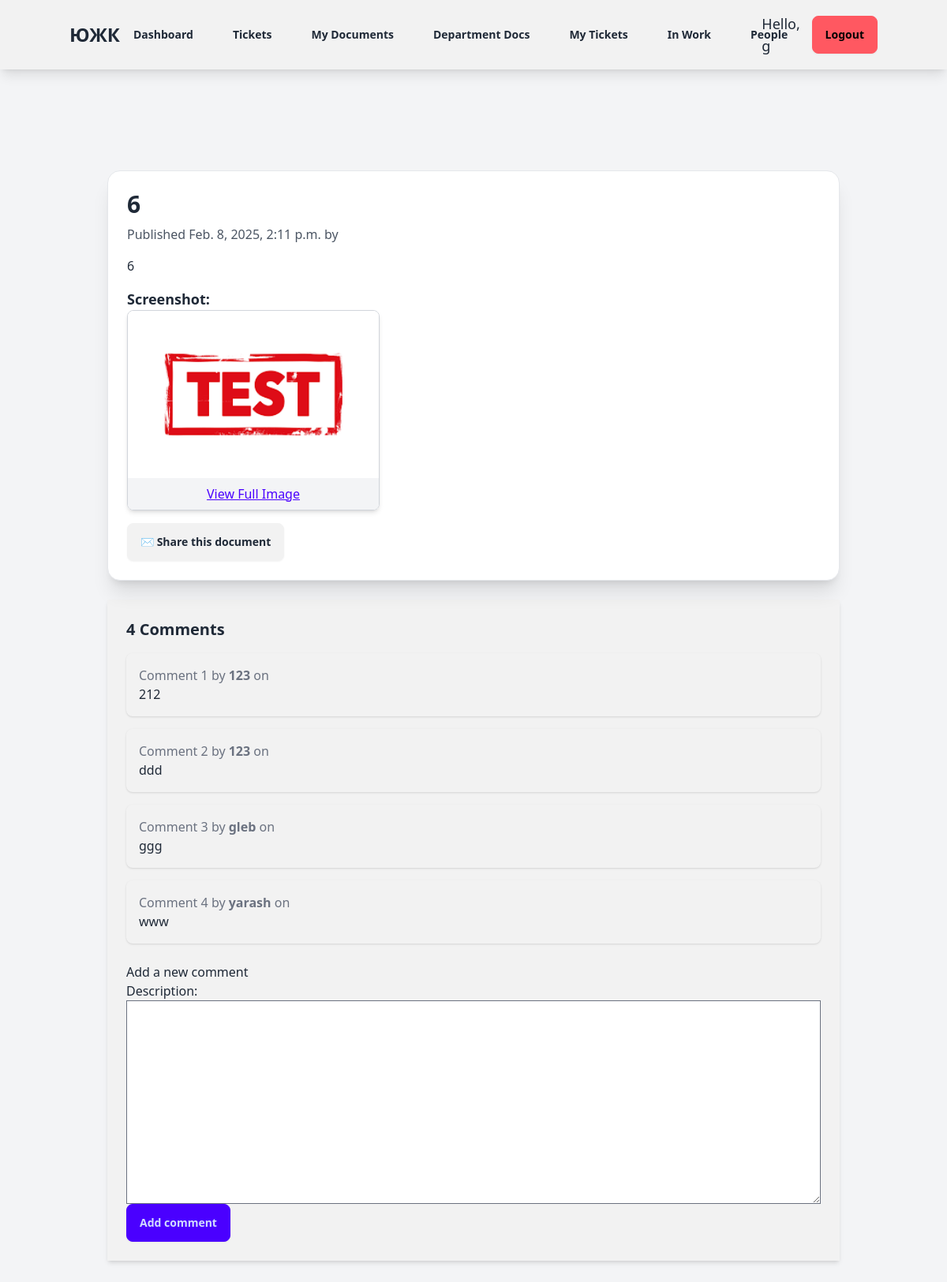
The app's page /TD/2025/2/8/6/ (signed in) with its own data.
### account/models.py (models this page shows)
class CustomUser(AbstractUser):
    department = models.ForeignKey(Department, on_delete=models.SET_NULL, null=True, blank=True)
    position = models.ForeignKey(Position, on_delete=models.SET_NULL, null=True, blank=True, related_name="users")

### blog/models.py (models this page shows, shortened)
class TurnoverDocument(models.Model):
    class Status(models.TextChoices):
        DRAFT = 'DF', 'Draft'
        PUBLISHED = 'PB', 'Published'
    objects = models.Manager()
    published = PublishedManager()
    title = models.CharField(max_length=255)
    description = models.TextField(blank=True, null=True)
    author = models.ForeignKey(settings.AUTH_USER_MODEL, on_delete=models.CASCADE, related_name='document_post')
    created_at = models.DateTimeField(auto_now_add=True)
    updated_at = models.DateTimeField(auto_now=True)
    publish_by = models.DateTimeField(default=timezone.now)
    document_type = models.ForeignKey(document_types, on_delete=models.CASCADE)
    document_file = models.FileField(upload_to='blog/static/images/', null=True, blank=True)
    slug = models.SlugField(max_length=250, unique_for_date='publish_by')
    status = models.CharField(
        max_length=2,
        choices=Status.choices,
        default=Status.DRAFT
    )
    tags = TaggableManager()
    folder = models.ForeignKey(Folder, on_delete=models.SET_NULL, null=True, blank=True, related_name="documents")
    class Meta:
        ordering = ['-publish_by']
        indexes = [models.Index(fields=['-publish_by'])]

class Comment(models.Model):
    document = models.ForeignKey(TurnoverDocument, on_delete=models.CASCADE, related_name='comments')
    name = models.CharField(max_length=80)
    email = models.EmailField()
    description = models.TextField()
    created_at = models.DateTimeField(auto_now_add=True)
    updated_at = models.DateTimeField(auto_now=True)
    active = models.BooleanField(default=True)
    class Meta:
        ordering=['created_at']
        indexes = [models.Index(fields=['created_at'])]

### blog/views.py (the view)
# urls.py: path('<int:year>/<int:month>/<int:day>/<slug:TD>/', views.TD_detail, name='TD_detail'),
@login_required
def TD_detail(request, year, month, day, TD):
    single_document = get_object_or_404(
        TurnoverDocument,
        status=TurnoverDocument.Status.PUBLISHED,
        slug=TD,
        publish_by__year=year,
        publish_by__month=month,
        publish_by__day=day
    )
    comments = single_document.comments.filter(active=True)
    form = CommentForm()
    return render(request, 'blog/TD/detail.html', {'single_document': single_document,'form': form, 'comments':comments})

### blog/forms.py
class CommentForm(forms.ModelForm):
    class Meta:
        model = Comment
        fields = ['description']

### templates/blog/TD/detail.html (shortened to what this page needs)
{% extends "blog/base.html" %}
{% load static %}
{% block content %}
<div class="container mx-auto p-6">
    <div class="card bg-base-100 shadow-xl border border-gray-200 p-6">
        <h1 class="text-3xl font-bold mb-2">{{ single_document.title }}</h1>
        <p class="text-gray-600">Published {{ single_document.publish_by }} by {{ single_document.auther }}</p>
        <div class="mt-4 text-gray-800">{{ single_document.description|linebreaks }}</div>
        {% if single_document.document_file %}
            <div class="mt-4">
                <h3 class="text-lg font-semibold">Screenshot:</h3>
                <div class="border border-gray-300 rounded-lg overflow-hidden shadow-md max-w-xs">
                    <img src="{{ single_document.document_file.url }}" alt="Ticket Screenshot" class="w-full h-auto">
                    <div class="p-2 bg-gray-100 text-center">
                        <a href="{{ single_document.document_file.url }}" target="_blank" class="link link-primary">View Full Image</a>
                    </div>
                </div>
            </div>
        {% endif %}
        {% if request.user.is_authenticated %}
        <div class="mt-4">
            <a href="{% url 'TD:send_email' single_document.id %}" class="btn base-100">✉ Share this document</a>
        </div>
        {% endif %}
    </div>
    <div class="mt-6 bg-base-200 p-6 rounded-xl shadow-md">
        {% with comments.count as total_comments %}
            <h2 class="text-xl font-semibold text-accent">{{ total_comments }} Comment{{ total_comments|pluralize }}</h2>
        {% endwith %}
        <div class="mt-4 space-y-4">
            {% for comment in comments %}
                <div class="p-4 bg-white shadow rounded-lg">
                    <p class="text-sm text-gray-500">Comment {{ forloop.counter }} by <strong>{{ comment.name }}</strong> on {{ comment.created }}</p>
                    <div class="text-gray-800">{{ comment.description|linebreaks }}</div>
                </div>
            {% empty %}
                <p class="text-gray-500">There are no comments.</p>
            {% endfor %}
        </div>
        {% if request.user.is_authenticated %}
            <div class="mt-6">
                {% include "blog/TD/includes/comment_form.html" %}
            </div>
        {% endif %}
    </div>
</div>
{% endblock %}

### templates/blog/base.html (shortened to what this page needs)
{% load static %}
{% load tailwind_tags %}
<!DOCTYPE html>
<html lang="ru">
<head>
    {% tailwind_css %}
</head>
<body class="bg-gray-100">
    <nav class="navbar bg-base-200 shadow-lg p-4">
        <div class="container mx-auto flex justify-between items-center">
            <a href="http://127.0.0.1:8000/TD/" class="text-2xl font-bold">ЮЖК</a>
            {% if request.user.is_authenticated %}
            <div class="hidden md:flex space-x-4">
                <a href="{% url 'account:dashboard' %}" class="btn btn-ghost">Dashboard</a>
                <a href="{% url 'tickets:ticket_list' %}" class="btn btn-ghost">Tickets</a>
                <a href="{% url 'TD:user_documents_and_folders' %}" class="btn btn-ghost">My Documents</a>
                <a href="{% url 'TD:documents_by_department' %}" class="btn btn-ghost">Department Docs</a>
                <a href="{% url 'tickets:ticket_list_created_by' %}" class="btn btn-ghost">My Tickets</a>
                <a href="{% url 'tickets:ticket_list_accepted_by' %}" class="btn btn-ghost">In Work</a>
                <a href="#" class="btn btn-ghost">People</a>
            </div>
            <div class="flex items-center space-x-2">
                <span class="text-lg">Hello, {{ request.user.first_name|default:request.user.username }}</span>
                <form action="{% url 'account:logout' %}" method="post">
                    <button type="submit" class="btn btn-error">Logout</button>
                </form>
            </div>
            {% else %}
            <a href="{% url 'account:login' %}" class="btn btn-primary">Log-in</a>
            {% endif %}
        </div>
    </nav>
    <div class="container mx-auto p-4">
    </div>
     <div class="container mx-auto p-6">
    </div>
    <div class="container mx-auto p-6">
        {% block content %}
         {% endblock %}
    </div>
</body>
</html>

### templates/blog/TD/includes/comment_form.html (shortened to what this page needs)
<h2>Add a new comment</h2>
<form action="{% url "TD:add_comment" single_document.id %}" method="post">
    <div class="form-control">
                {{ form.description.as_field_group }}
    </div>
  <p><input type="submit" value="Add comment" class="btn btn-primary"></p>
</form>

### records on screen
CustomUser: user.first_name "g"
TurnoverDocument: title "6", publish_by "Feb. 8, 2025, 2:11 p.m.", description "6", document_file (picture)
Comment: name "123", description "212"
Comment: name "123", description "ddd"
Comment: name "gleb", description "ggg"
Comment: name "yarash", description "www"

### other values on screen
{{ total_comments }} "4"
